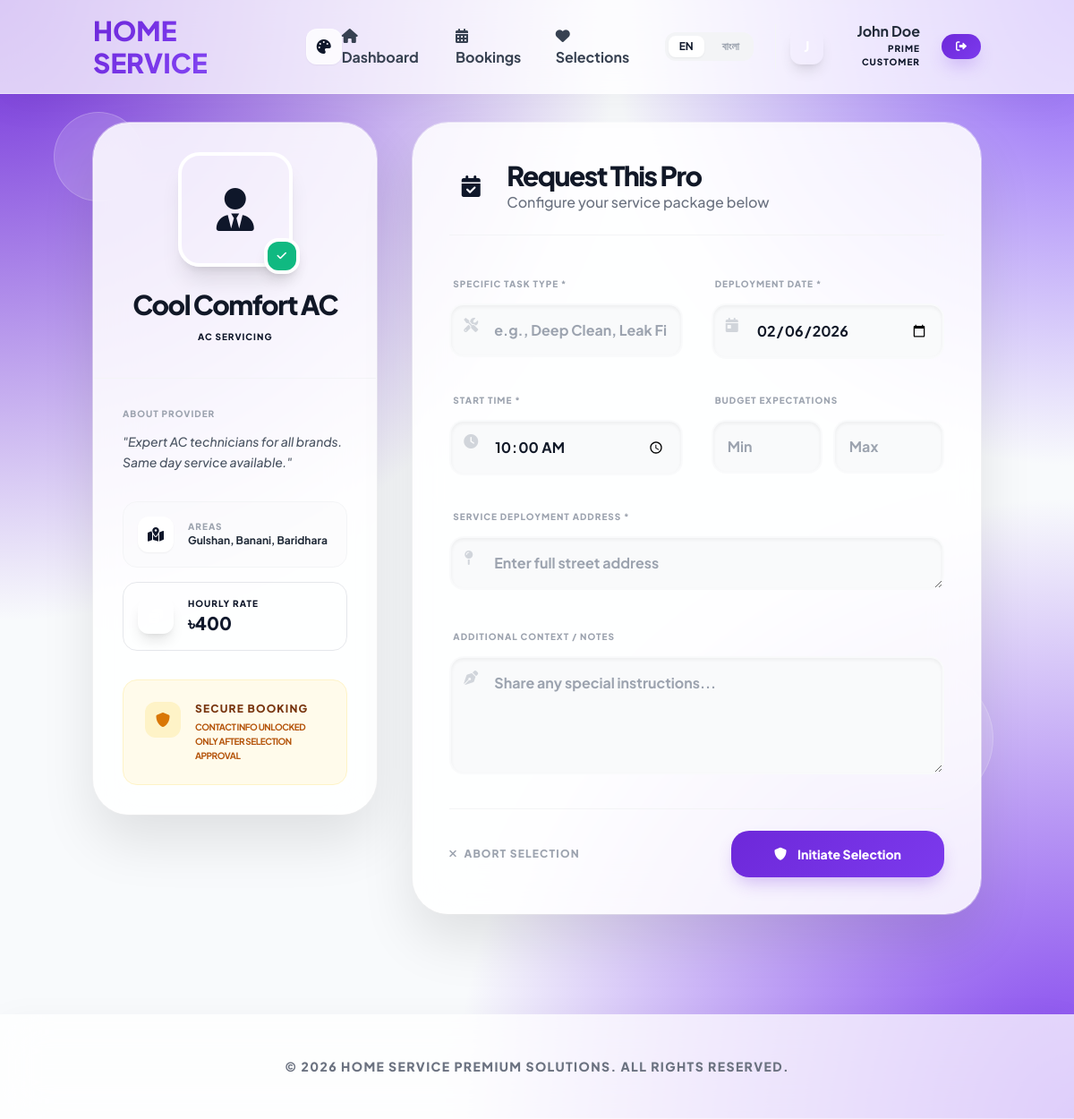
The page /customer/select_provider.php?id=2 (signed in) on the database its author committed.
### tables this page shows
CREATE TABLE users (
    id INT PRIMARY KEY AUTO_INCREMENT,
    name VARCHAR(100) NOT NULL,
    email VARCHAR(100) UNIQUE,
    phone VARCHAR(20) NOT NULL UNIQUE,
    password VARCHAR(255) NOT NULL,
    language ENUM('en', 'bn') DEFAULT 'en',
    location VARCHAR(100),
    created_at TIMESTAMP DEFAULT CURRENT_TIMESTAMP,
    updated_at TIMESTAMP DEFAULT CURRENT_TIMESTAMP ON UPDATE CURRENT_TIMESTAMP
);

CREATE TABLE service_providers (
    id INT PRIMARY KEY AUTO_INCREMENT,
    user_id INT,
    name VARCHAR(100) NOT NULL,
    phone VARCHAR(20) NOT NULL UNIQUE,
    email VARCHAR(100),
    password VARCHAR(255) NOT NULL,
    category_id INT,
    description TEXT,
    service_areas TEXT,
    price_min DECIMAL(10,2),
    price_max DECIMAL(10,2),
    hourly_rate DECIMAL(10,2),
    availability_hours TEXT,
    verification_status ENUM('pending', 'verified', 'rejected') DEFAULT 'pending',
    verification_badge BOOLEAN DEFAULT FALSE,
    nid_document VARCHAR(255),
    license_document VARCHAR(255),
    certificate_document VARCHAR(255),
    profile_picture VARCHAR(255),
    is_active BOOLEAN DEFAULT TRUE,
    created_at TIMESTAMP DEFAULT CURRENT_TIMESTAMP,
    updated_at TIMESTAMP DEFAULT CURRENT_TIMESTAMP ON UPDATE CURRENT_TIMESTAMP,
    FOREIGN KEY (category_id) REFERENCES service_categories(id),
    FOREIGN KEY (user_id) REFERENCES users(id)
);

CREATE TABLE service_categories (
    id INT PRIMARY KEY AUTO_INCREMENT,
    name VARCHAR(100) NOT NULL,
    name_bn VARCHAR(100),
    icon VARCHAR(50),
    description TEXT,
    is_active BOOLEAN DEFAULT TRUE,
    created_at TIMESTAMP DEFAULT CURRENT_TIMESTAMP
);

### customer/select_provider.php (the view, shortened to what the rows shown need)
<?php
require_once '../includes/functions.php';
$currentLang = getLanguage();
$user = getCurrentUser();
$providerId = isset($_GET['id']) ? (int)$_GET['id'] : 0;
$provider = fetchOne("
    SELECT sp.*, sc.name as category_name, sc.name_bn as category_name_bn
    FROM service_providers sp
    LEFT JOIN service_categories sc ON sp.category_id = sc.id
    WHERE sp.id = ? AND sp.is_active = 1
", [$providerId]);
?>
<!DOCTYPE html>
<html lang="<?php echo $currentLang; ?>">
<head>
    <link rel="stylesheet" href="../assets/ui.css">
    <script src="https://cdn.tailwindcss.com"></script>
    <link href="https://cdnjs.cloudflare.com/ajax/libs/font-awesome/6.0.0/css/all.min.css" rel="stylesheet">
</head>
<body class="premium-bg min-h-screen">
    <header class="glass-nav sticky top-0 z-50">
        <nav class="container mx-auto px-4 py-4">
            <div class="flex justify-between items-center">
                <div class="hidden md:flex items-center space-x-6">
                    <div class="flex items-center space-x-3 ml-2 pl-4 border-l border-gray-100">
                        <div class="text-right hidden lg:block">
                            <div class="font-bold text-gray-800 leading-none"><?php echo htmlspecialchars($user['name']); ?></div>
                            <div class="text-[10px] font-black uppercase text-primary tracking-widest mt-1">Prime Customer</div>
                        </div>
                    </div>
                </div>
            </div>
        </nav>
    </header>
    <div class="container mx-auto px-4 py-8 relative z-10">
        <div class="max-w-6xl mx-auto flex flex-col lg:flex-row gap-10">
            <div class="lg:w-1/3">
                <div class="glass-card sticky top-28 overflow-hidden">
                    <div class="p-8 text-center bg-gradient-to-br from-primary/5 to-secondary/5 border-b border-gray-100">
                        <div class="relative inline-block mb-6">
                            <?php if ($provider['profile_picture']): ?>
                                <img src="../uploads/<?php echo htmlspecialchars($provider['profile_picture']); ?>" alt="Provider" class="w-32 h-32 rounded-3xl object-cover shadow-2xl border-4 border-white">
                            <?php else: ?>
                                <div class="w-32 h-32 bg-primary/10 rounded-3xl flex items-center justify-center border-4 border-white shadow-xl">
                                </div>
                            <?php endif; ?>
                            <div class="absolute -bottom-2 -right-2 w-10 h-10 bg-emerald-500 rounded-2xl flex items-center justify-center text-white border-4 border-white shadow-lg anim-pulse">
                            </div>
                        </div>
                        <h1 class="text-3xl font-black text-gray-900 tracking-tighter mb-1"><?php echo htmlspecialchars($provider['name']); ?></h1>
                        <p class="text-primary font-black text-[10px] uppercase tracking-widest bg-primary/10 px-4 py-1.5 rounded-full inline-block">
                            <?php echo t($provider['category_name']); ?>
                        </p>
                    </div>
                    <div class="p-8 space-y-8">
                        <?php if ($provider['description']): ?>
                            <div>
                                <h3 class="text-[10px] font-black text-gray-400 uppercase tracking-widest mb-3"><?php echo t('About Provider'); ?></h3>
                                <p class="text-gray-600 font-medium leading-relaxed italic text-sm">"<?php echo htmlspecialchars($provider['description']); ?>"</p>
                            </div>
                        <?php endif; ?>
                        <div class="grid grid-cols-1 gap-4">
                            <div class="flex items-center gap-4 bg-gray-50/50 p-4 rounded-2xl border border-gray-100 transition-all hover:bg-white group">
                                <div>
                                    <div class="text-[10px] font-black text-gray-400 uppercase tracking-widest"><?php echo t('Areas'); ?></div>
                                    <div class="text-xs font-bold text-gray-800"><?php echo htmlspecialchars($provider['service_areas'] ?: 'Full City'); ?></div>
                                </div>
                            </div>
                            <div class="flex items-center gap-4 bg-primary/5 p-4 rounded-2xl border border-primary/10 transition-all hover:bg-white group">
                                <div>
                                    <div class="text-[10px] font-black text-primary/60 uppercase tracking-widest"><?php echo t('Hourly Rate'); ?></div>
                                    <div class="text-xl font-black text-primary">৳<?php echo number_format($provider['hourly_rate']); ?></div>
                                </div>
                            </div>
                        </div>
                    </div>
                </div>
            </div>
            <div class="lg:w-2/3">
                <div class="glass-card p-10">
                    <div class="flex items-center gap-4 mb-10 pb-6 border-b border-gray-100">
                        <div>
                            <h2 class="text-3xl font-black text-gray-900 tracking-tighter"><?php echo t('Request This Pro'); ?></h2>
                        </div>
                    </div>
                </div>
            </div>
        </div>
    </div>
</body>
</html>

### rows shown on the page
users: name "John Doe"
service_providers: name "Cool Comfort AC", category.name "AC SERVICING", description "Expert AC technicians for all brands. Same day service available.", service_areas "Gulshan, Banani, Baridhara", hourly_rate "400"

### other values the page prints
t('About Provider') "ABOUT PROVIDER"
t('Areas') "AREAS"
t('Hourly Rate') "HOURLY RATE"
t('Secure Booking') "SECURE BOOKING"
t('Request This Pro') "Request This Pro"
t('Configure your service package below') "Configure your service package below"
t('Specific Task Type') "SPECIFIC TASK TYPE"
t('Deployment Date') "DEPLOYMENT DATE"
t('Start Time') "START TIME"
t('Budget Expectations') "BUDGET EXPECTATIONS"
t('Service Deployment Address') "SERVICE DEPLOYMENT ADDRESS"
t('Additional Context / Notes') "ADDITIONAL CONTEXT / NOTES"
t('Abort Selection') "ABORT SELECTION"
t('Initiate Selection') "Initiate Selection"
